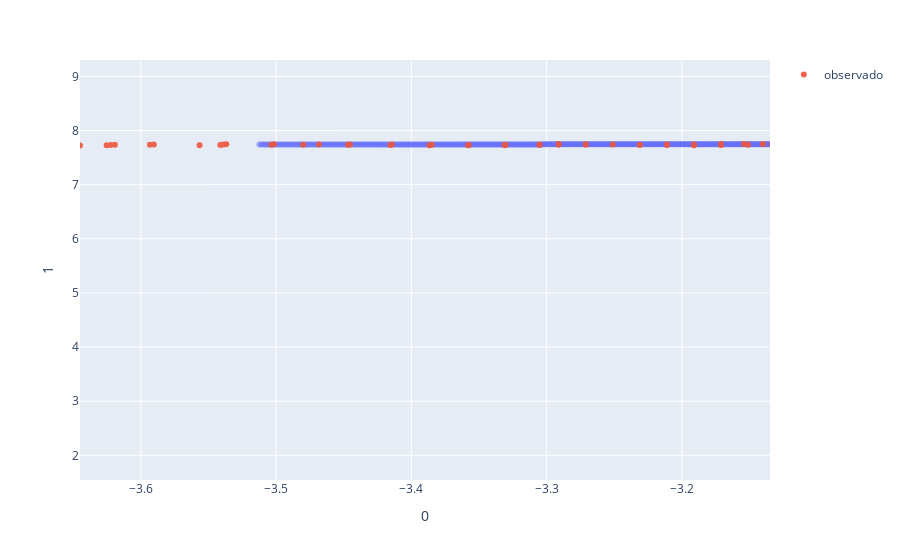

Write notebook code for a chart like this one.
### Code cell
import pandas as pd
import numpy as np
import plotly.express as px

#x = np.arange(1, 101).reshape(-1, 1)
#y = np.linspace(100, 120, 100).reshape(-1,1)
#p = np.array([x, y]).
#print(p.shape)
df = pd.read_csv('./catkin_ws/src/tangent_bug/debug.csv', index_col=0)
df2 = pd.read_csv('./catkin_ws/src/tangent_bug/debugmat.csv', index_col=0)
fig = px.scatter(df, x='0', y='1', opacity=0.4)
fig.add_scatter(x=df2['0'], y=df2['1'], mode='markers', name='observado', opacity=0.9)
fig.update_xaxes(range=[df2.min()['0'], df2.max()['0']*1.2])
fig.update_yaxes(range=[df2.min()['1']*0.2, df2.max()['1']*1.2])
fig.show()

### Figure 1 — Plotly figure (JSON) as saved in the notebook; plotly's stock layout.template omitted (floating-point values rounded to 4 significant figures; data arrays with more than 128 entries replaced by an {"elided": "..."} marker saying what was removed)
{"data": [{"hovertemplate": "0=%{x}<br>1=%{y}<extra></extra>", "legendgroup": "", "marker": {"color": "#636efa", "opacity": 0.4, "symbol": "circle"}, "mode": "markers", "name": "", "orientation": "v", "showlegend": false, "type": "scatter", "x": {"elided": "1000 float values"}, "xaxis": "x", "y": {"elided": "1000 float values"}, "yaxis": "y"}, {"mode": "markers", "name": "observado", "opacity": 0.9, "type": "scatter", "x": [-2.612, -2.616, -2.62, -2.628, -2.632, -2.636, -2.644, -2.648, -2.652, -2.66, -2.664, -2.668, -2.676, -2.68, -2.684, -2.692, -2.696, -2.7, -2.709, -2.713, -2.717, -2.726, -2.73, -2.734, -2.743, -2.747, -2.752, -2.76, -2.765, -2.769, -2.778, -2.783, -2.787, -2.796, -2.801, -2.805, -2.815, -2.819, -2.824, -2.834, -2.838, -2.843, -2.853, -2.858, -2.863, -2.873, -2.878, -2.883, -2.893, -2.898, -2.903, -2.913, -2.919, -2.924, -2.934, -2.94, -2.945, -2.956, -2.962, -2.967, -2.978, -2.984, -2.99, -3.001, -3.007, -3.013, -3.025, -3.031, -3.037, -3.049, -3.055, -3.061, -3.074, -3.08, -3.087, -3.1, -3.106, -3.113, -3.126, -3.133, -3.14, -3.154, -3.151, -3.171, -3.171, -3.171, -3.191, -3.191, -3.211, -3.211, -3.231, -3.231, -3.251, -3.271, -3.271, -3.291, -3.291, -3.305, -3.305, -3.33, -3.331, -3.331, -3.357, -3.358, -3.385, -3.387, -3.414, -3.415, -3.445, -3.447, -3.468, -3.48, -3.502, -3.503, -3.537, -3.539, -3.541, -3.557, -3.59, -3.593, -3.619, -3.622, -3.625, -3.645], "y": [7.748, 7.748, 7.748, 7.748, 7.748, 7.748, 7.748, 7.748, 7.748, 7.748, 7.748, 7.748, 7.748, 7.748, 7.748, 7.748, 7.748, 7.748, 7.748, 7.748, 7.748, 7.748, 7.748, 7.748, 7.748, 7.748, 7.748, 7.748, 7.748, 7.748, 7.748, 7.748, 7.748, 7.748, 7.748, 7.748, 7.748, 7.748, 7.748, 7.748, 7.748, 7.748, 7.748, 7.748, 7.748, 7.748, 7.748, 7.748, 7.748, 7.748, 7.748, 7.748, 7.748, 7.748, 7.748, 7.748, 7.748, 7.748, 7.748, 7.748, 7.748, 7.748, 7.748, 7.748, 7.748, 7.748, 7.748, 7.748, 7.748, 7.748, 7.748, 7.748, 7.748, 7.748, 7.748, 7.748, 7.748, 7.748, 7.748, 7.748, 7.748, 7.748, 7.738, 7.751, 7.737, 7.73, 7.742, 7.729, 7.74, 7.733, 7.738, 7.731, 7.742, 7.745, 7.738, 7.748, 7.734, 7.739, 7.732, 7.738, 7.731, 7.725, 7.731, 7.725, 7.738, 7.725, 7.739, 7.733, 7.74, 7.734, 7.742, 7.735, 7.743, 7.737, 7.745, 7.739, 7.733, 7.728, 7.742, 7.736, 7.737, 7.731, 7.726, 7.722]}], "layout": {"legend": {"tracegroupgap": 0}, "margin": {"t": 60}, "xaxis": {"anchor": "y", "domain": [0, 1], "range": [-3.645, -3.135], "title": {"text": "0"}}, "yaxis": {"anchor": "x", "domain": [0, 1], "range": [1.544, 9.301], "title": {"text": "1"}}}}
